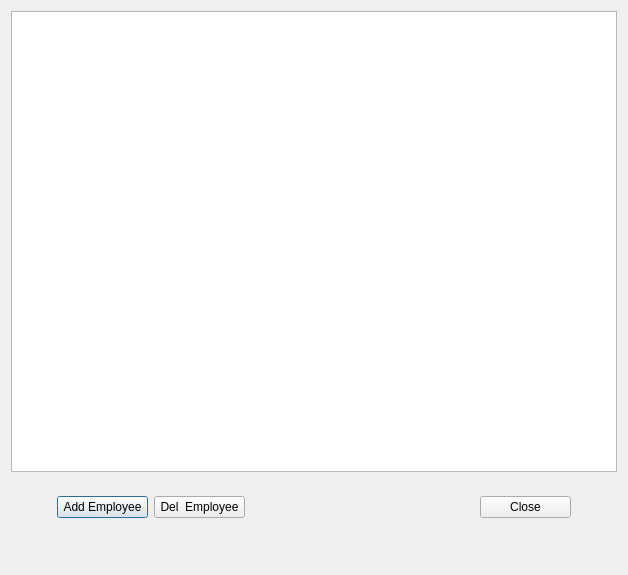
<?xml version="1.0" encoding="UTF-8"?>
<ui version="4.0">
 <class>UserHandlogDialog</class>
 <widget class="QDialog" name="UserHandlogDialog">
  <property name="geometry">
   <rect>
    <x>0</x>
    <y>0</y>
    <width>628</width>
    <height>575</height>
   </rect>
  </property>
  <property name="windowTitle">
   <string>Employees Management</string>
  </property>
  <layout class="QVBoxLayout" name="verticalLayout_2">
   <item>
    <layout class="QVBoxLayout" name="verticalLayout" stretch="10,3,1">
     <property name="spacing">
      <number>24</number>
     </property>
     <item>
      <widget class="QTableView" name="tw_usersInfo"/>
     </item>
     <item>
      <layout class="QHBoxLayout" name="horizontalLayout" stretch="1,2,2,5,2,1">
       <property name="spacing">
        <number>6</number>
       </property>
       <item>
        <spacer name="horizontalSpacer_2">
         <property name="orientation">
          <enum>Qt::Horizontal</enum>
         </property>
         <property name="sizeHint" stdset="0">
          <size>
           <width>13</width>
           <height>17</height>
          </size>
         </property>
        </spacer>
       </item>
       <item>
        <widget class="QPushButton" name="pbtnAddEmployee">
         <property name="text">
          <string>Add Employee</string>
         </property>
        </widget>
       </item>
       <item>
        <widget class="QPushButton" name="pbtnDelEmp">
         <property name="text">
          <string>Del  Employee</string>
         </property>
        </widget>
       </item>
       <item>
        <spacer name="horizontalSpacer">
         <property name="orientation">
          <enum>Qt::Horizontal</enum>
         </property>
         <property name="sizeHint" stdset="0">
          <size>
           <width>18</width>
           <height>20</height>
          </size>
         </property>
        </spacer>
       </item>
       <item>
        <widget class="QPushButton" name="pbtn_close">
         <property name="text">
          <string>Close</string>
         </property>
        </widget>
       </item>
       <item>
        <spacer name="horizontalSpacer_3">
         <property name="orientation">
          <enum>Qt::Horizontal</enum>
         </property>
         <property name="sizeHint" stdset="0">
          <size>
           <width>13</width>
           <height>17</height>
          </size>
         </property>
        </spacer>
       </item>
      </layout>
     </item>
     <item>
      <spacer name="verticalSpacer">
       <property name="orientation">
        <enum>Qt::Vertical</enum>
       </property>
       <property name="sizeHint" stdset="0">
        <size>
         <width>20</width>
         <height>40</height>
        </size>
       </property>
      </spacer>
     </item>
    </layout>
   </item>
  </layout>
 </widget>
 <resources/>
 <connections>
  <connection>
   <sender>pbtn_close</sender>
   <signal>clicked()</signal>
   <receiver>UserHandlogDialog</receiver>
   <slot>close()</slot>
   <hints>
    <hint type="sourcelabel">
     <x>512</x>
     <y>504</y>
    </hint>
    <hint type="destinationlabel">
     <x>360</x>
     <y>448</y>
    </hint>
   </hints>
  </connection>
 </connections>
</ui>
